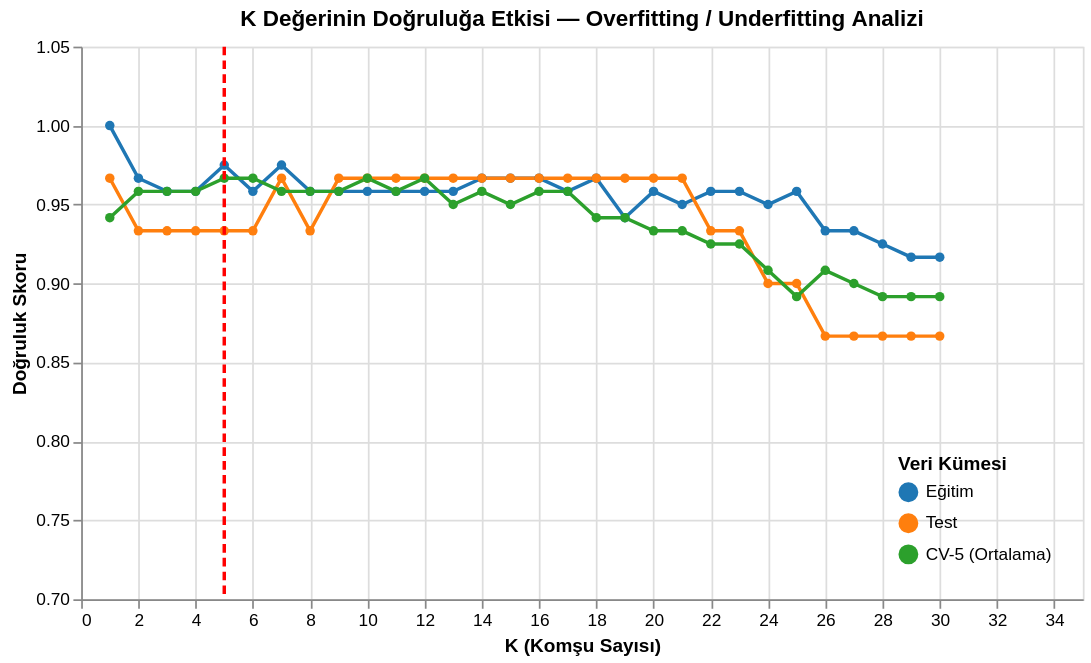

The notebook cell saved with this chart:
### Code cell
# ─────────────────────────────────────────────────────────────
# Altair ile K Değeri — Doğruluk Grafiği
# ─────────────────────────────────────────────────────────────

# Veriyi uzun formata çevir (Altair için)
df_k = pd.DataFrame({
    'K': k_values * 3,
    'Doğruluk': train_scores + test_scores + cv_scores,
    'Küme': (['Eğitim'] * len(k_values) +
             ['Test']  * len(k_values) +
             ['CV-5 (Ortalama)'] * len(k_values))
})

# İnteraktif çizgi grafiği
line_chart = alt.Chart(df_k).mark_line(point=True).encode(
    x=alt.X('K:Q', title='K (Komşu Sayısı)',
             scale=alt.Scale(domain=[0, 31])),
    y=alt.Y('Doğruluk:Q', title='Doğruluk Skoru',
             scale=alt.Scale(domain=[0.7, 1.05])),
    color=alt.Color('Küme:N',
        scale=alt.Scale(
            domain=['Eğitim', 'Test', 'CV-5 (Ortalama)'],
            range=['#1f77b4', '#ff7f0e', '#2ca02c']
        ),
        legend=alt.Legend(title='Veri Kümesi')
    ),
    tooltip=[
        alt.Tooltip('K:Q', title='K Değeri'),
        alt.Tooltip('Doğruluk:Q', format='.4f', title='Doğruluk'),
        'Küme:N'
    ]
).properties(
    width=580, height=320,
    title=alt.TitleParams(
        text='K Değerinin Doğruluğa Etkisi — Overfitting / Underfitting Analizi',
        fontSize=13
    )
)

# En iyi K için dikey çizgi
best_line = alt.Chart(pd.DataFrame({'K': [best_k_cv]})).mark_rule(
    color='red', strokeDash=[5, 3], strokeWidth=2
).encode(
    x='K:Q',
    tooltip=[alt.Tooltip('K:Q', title=f'En İyi K (CV) = {best_k_cv}')]
)

(line_chart + best_line).configure_legend(
    orient='bottom-right'
).show()

print(f"\n💡 Kırmızı dikey çizgi: CV'ye göre en iyi K = {best_k_cv}")
print("💡 K=1'de eğitim doğruluğu genellikle 1.0 — bu overfitting işareti!")

### Figure 1 — Vega-Lite specification as saved in the notebook (floating-point values rounded to 4 significant figures)
{"config": {"view": {"continuousWidth": 300, "continuousHeight": 300}, "legend": {"orient": "bottom-right"}}, "layer": [{"data": {"name": "data-49b1e16e6d3640deb67b24fcd173ff41"}, "mark": {"type": "line", "point": true}, "encoding": {"color": {"field": "Küme", "legend": {"title": "Veri Kümesi"}, "scale": {"domain": ["Eğitim", "Test", "CV-5 (Ortalama)"], "range": ["#1f77b4", "#ff7f0e", "#2ca02c"]}, "type": "nominal"}, "tooltip": [{"field": "K", "title": "K Değeri", "type": "quantitative"}, {"field": "Doğruluk", "format": ".4f", "title": "Doğruluk", "type": "quantitative"}, {"field": "Küme", "type": "nominal"}], "x": {"field": "K", "scale": {"domain": [0, 31]}, "title": "K (Komşu Sayısı)", "type": "quantitative"}, "y": {"field": "Doğruluk", "scale": {"domain": [0.7, 1.05]}, "title": "Doğruluk Skoru", "type": "quantitative"}}, "title": {"text": "K Değerinin Doğruluğa Etkisi — Overfitting / Underfitting Analizi", "fontSize": 13}}, {"data": {"name": "data-8f63c7900deea943ade71e3f1ef337ea"}, "mark": {"type": "rule", "color": "red", "strokeDash": [5, 3], "strokeWidth": 2}, "encoding": {"tooltip": [{"field": "K", "title": "En İyi K (CV) = 5", "type": "quantitative"}], "x": {"field": "K", "type": "quantitative"}}}], "height": 320, "width": 580, "$schema": "https://vega.github.io/schema/vega-lite/v5.20.1.json", "datasets": {"data-49b1e16e6d3640deb67b24fcd173ff41": [{"K": 1, "Doğruluk": 1.0, "Küme": "Eğitim"}, {"K": 2, "Doğruluk": 0.9667, "Küme": "Eğitim"}, {"K": 3, "Doğruluk": 0.9583, "Küme": "Eğitim"}, {"K": 4, "Doğruluk": 0.9583, "Küme": "Eğitim"}, {"K": 5, "Doğruluk": 0.975, "Küme": "Eğitim"}, {"K": 6, "Doğruluk": 0.9583, "Küme": "Eğitim"}, {"K": 7, "Doğruluk": 0.975, "Küme": "Eğitim"}, {"K": 8, "Doğruluk": 0.9583, "Küme": "Eğitim"}, {"K": 9, "Doğruluk": 0.9583, "Küme": "Eğitim"}, {"K": 10, "Doğruluk": 0.9583, "Küme": "Eğitim"}, {"K": 11, "Doğruluk": 0.9583, "Küme": "Eğitim"}, {"K": 12, "Doğruluk": 0.9583, "Küme": "Eğitim"}, {"K": 13, "Doğruluk": 0.9583, "Küme": "Eğitim"}, {"K": 14, "Doğruluk": 0.9667, "Küme": "Eğitim"}, {"K": 15, "Doğruluk": 0.9667, "Küme": "Eğitim"}, {"K": 16, "Doğruluk": 0.9667, "Küme": "Eğitim"}, {"K": 17, "Doğruluk": 0.9583, "Küme": "Eğitim"}, {"K": 18, "Doğruluk": 0.9667, "Küme": "Eğitim"}, {"K": 19, "Doğruluk": 0.9417, "Küme": "Eğitim"}, {"K": 20, "Doğruluk": 0.9583, "Küme": "Eğitim"}, {"K": 21, "Doğruluk": 0.95, "Küme": "Eğitim"}, {"K": 22, "Doğruluk": 0.9583, "Küme": "Eğitim"}, {"K": 23, "Doğruluk": 0.9583, "Küme": "Eğitim"}, {"K": 24, "Doğruluk": 0.95, "Küme": "Eğitim"}, {"K": 25, "Doğruluk": 0.9583, "Küme": "Eğitim"}, {"K": 26, "Doğruluk": 0.9333, "Küme": "Eğitim"}, {"K": 27, "Doğruluk": 0.9333, "Küme": "Eğitim"}, {"K": 28, "Doğruluk": 0.925, "Küme": "Eğitim"}, {"K": 29, "Doğruluk": 0.9167, "Küme": "Eğitim"}, {"K": 30, "Doğruluk": 0.9167, "Küme": "Eğitim"}, {"K": 1, "Doğruluk": 0.9667, "Küme": "Test"}, {"K": 2, "Doğruluk": 0.9333, "Küme": "Test"}, {"K": 3, "Doğruluk": 0.9333, "Küme": "Test"}, {"K": 4, "Doğruluk": 0.9333, "Küme": "Test"}, {"K": 5, "Doğruluk": 0.9333, "Küme": "Test"}, {"K": 6, "Doğruluk": 0.9333, "Küme": "Test"}, {"K": 7, "Doğruluk": 0.9667, "Küme": "Test"}, {"K": 8, "Doğruluk": 0.9333, "Küme": "Test"}, {"K": 9, "Doğruluk": 0.9667, "Küme": "Test"}, {"K": 10, "Doğruluk": 0.9667, "Küme": "Test"}, {"K": 11, "Doğruluk": 0.9667, "Küme": "Test"}, {"K": 12, "Doğruluk": 0.9667, "Küme": "Test"}, {"K": 13, "Doğruluk": 0.9667, "Küme": "Test"}, {"K": 14, "Doğruluk": 0.9667, "Küme": "Test"}, {"K": 15, "Doğruluk": 0.9667, "Küme": "Test"}, {"K": 16, "Doğruluk": 0.9667, "Küme": "Test"}, {"K": 17, "Doğruluk": 0.9667, "Küme": "Test"}, {"K": 18, "Doğruluk": 0.9667, "Küme": "Test"}, {"K": 19, "Doğruluk": 0.9667, "Küme": "Test"}, {"K": 20, "Doğruluk": 0.9667, "Küme": "Test"}, {"K": 21, "Doğruluk": 0.9667, "Küme": "Test"}, {"K": 22, "Doğruluk": 0.9333, "Küme": "Test"}, {"K": 23, "Doğruluk": 0.9333, "Küme": "Test"}, {"K": 24, "Doğruluk": 0.9, "Küme": "Test"}, {"K": 25, "Doğruluk": 0.9, "Küme": "Test"}, {"K": 26, "Doğruluk": 0.8667, "Küme": "Test"}, {"K": 27, "Doğruluk": 0.8667, "Küme": "Test"}, {"K": 28, "Doğruluk": 0.8667, "Küme": "Test"}, {"K": 29, "Doğruluk": 0.8667, "Küme": "Test"}, {"K": 30, "Doğruluk": 0.8667, "Küme": "Test"}, {"K": 1, "Doğruluk": 0.9417, "Küme": "CV-5 (Ortalama)"}, {"K": 2, "Doğruluk": 0.9583, "Küme": "CV-5 (Ortalama)"}, {"K": 3, "Doğruluk": 0.9583, "Küme": "CV-5 (Ortalama)"}, {"K": 4, "Doğruluk": 0.9583, "Küme": "CV-5 (Ortalama)"}, {"K": 5, "Doğruluk": 0.9667, "Küme": "CV-5 (Ortalama)"}, {"K": 6, "Doğruluk": 0.9667, "Küme": "CV-5 (Ortalama)"}, {"K": 7, "Doğruluk": 0.9583, "Küme": "CV-5 (Ortalama)"}, {"K": 8, "Doğruluk": 0.9583, "Küme": "CV-5 (Ortalama)"}, {"K": 9, "Doğruluk": 0.9583, "Küme": "CV-5 (Ortalama)"}, {"K": 10, "Doğruluk": 0.9667, "Küme": "CV-5 (Ortalama)"}, {"K": 11, "Doğruluk": 0.9583, "Küme": "CV-5 (Ortalama)"}, {"K": 12, "Doğruluk": 0.9667, "Küme": "CV-5 (Ortalama)"}, {"K": 13, "Doğruluk": 0.95, "Küme": "CV-5 (Ortalama)"}, {"K": 14, "Doğruluk": 0.9583, "Küme": "CV-5 (Ortalama)"}, {"K": 15, "Doğruluk": 0.95, "Küme": "CV-5 (Ortalama)"}, {"K": 16, "Doğruluk": 0.9583, "Küme": "CV-5 (Ortalama)"}, {"K": 17, "Doğruluk": 0.9583, "Küme": "CV-5 (Ortalama)"}, {"K": 18, "Doğruluk": 0.9417, "Küme": "CV-5 (Ortalama)"}, {"K": 19, "Doğruluk": 0.9417, "Küme": "CV-5 (Ortalama)"}, {"K": 20, "Doğruluk": 0.9333, "Küme": "CV-5 (Ortalama)"}, {"K": 21, "Doğruluk": 0.9333, "Küme": "CV-5 (Ortalama)"}, {"K": 22, "Doğruluk": 0.925, "Küme": "CV-5 (Ortalama)"}, {"K": 23, "Doğruluk": 0.925, "Küme": "CV-5 (Ortalama)"}, {"K": 24, "Doğruluk": 0.9083, "Küme": "CV-5 (Ortalama)"}, {"K": 25, "Doğruluk": 0.8917, "Küme": "CV-5 (Ortalama)"}, {"K": 26, "Doğruluk": 0.9083, "Küme": "CV-5 (Ortalama)"}, {"K": 27, "Doğruluk": 0.9, "Küme": "CV-5 (Ortalama)"}, {"K": 28, "Doğruluk": 0.8917, "Küme": "CV-5 (Ortalama)"}, {"K": 29, "Doğruluk": 0.8917, "Küme": "CV-5 (Ortalama)"}, {"K": 30, "Doğruluk": 0.8917, "Küme": "CV-5 (Ortalama)"}], "data-8f63c7900deea943ade71e3f1ef337ea": [{"K": 5}]}}
